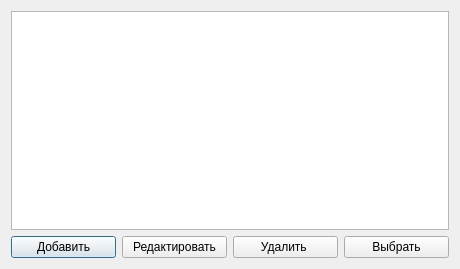
<?xml version="1.0" encoding="UTF-8"?>
<ui version="4.0">
 <class>UserList</class>
 <widget class="QDialog" name="UserList">
  <property name="geometry">
   <rect>
    <x>0</x>
    <y>0</y>
    <width>460</width>
    <height>269</height>
   </rect>
  </property>
  <property name="windowTitle">
   <string>Dialog</string>
  </property>
  <layout class="QHBoxLayout" name="horizontalLayout_3">
   <item>
    <layout class="QVBoxLayout" name="verticalLayout_3">
     <item>
      <widget class="QTableView" name="tableView">
       <property name="editTriggers">
        <set>QAbstractItemView::NoEditTriggers</set>
       </property>
       <property name="selectionMode">
        <enum>QAbstractItemView::SingleSelection</enum>
       </property>
       <property name="selectionBehavior">
        <enum>QAbstractItemView::SelectRows</enum>
       </property>
      </widget>
     </item>
     <item>
      <layout class="QHBoxLayout" name="horizontalLayout_2">
       <item>
        <widget class="QPushButton" name="btn_add">
         <property name="text">
          <string>Добавить</string>
         </property>
        </widget>
       </item>
       <item>
        <widget class="QPushButton" name="btn_edit">
         <property name="text">
          <string>Редактировать</string>
         </property>
        </widget>
       </item>
       <item>
        <widget class="QPushButton" name="btn_delete">
         <property name="text">
          <string>Удалить </string>
         </property>
        </widget>
       </item>
       <item>
        <widget class="QPushButton" name="btn_accept">
         <property name="text">
          <string>Выбрать</string>
         </property>
        </widget>
       </item>
      </layout>
     </item>
    </layout>
   </item>
  </layout>
 </widget>
 <resources/>
 <connections/>
</ui>
